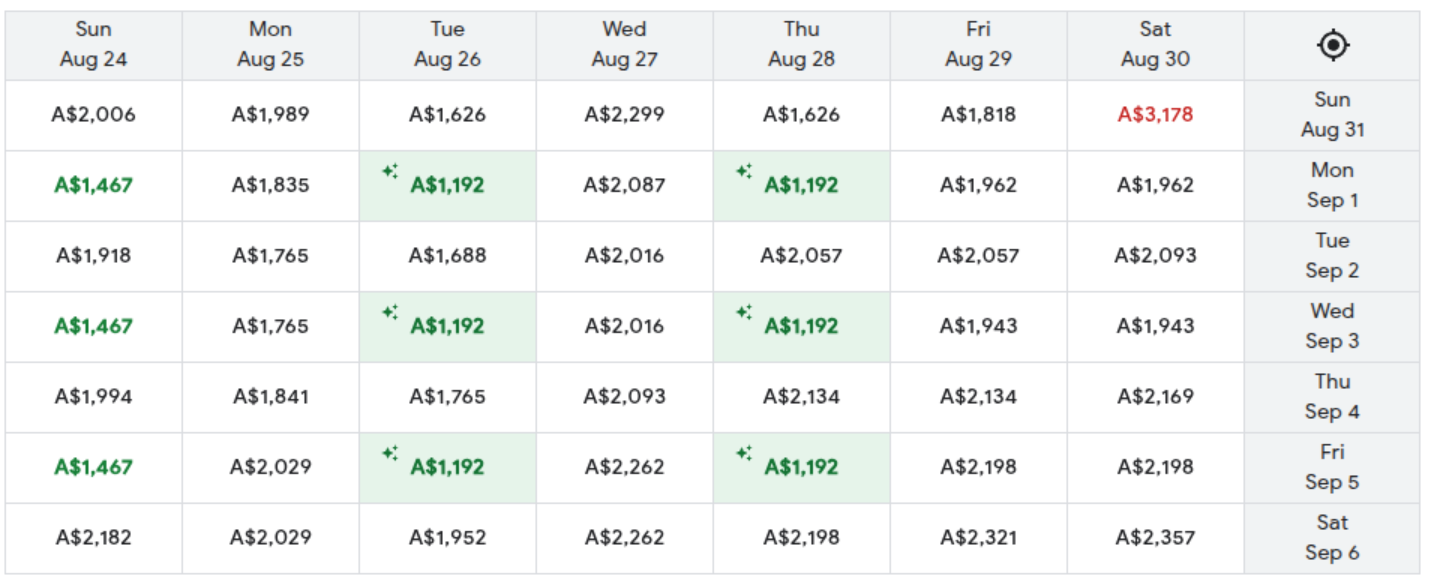
#> input picture input/raw/flight-2025-08-23 10-24-12.png, 1432 x 585 px
$ python -i image_processor.py   (imports and definitions only)
#> lines starting #> are read from the running program, lines starting #| are printed output that depends on the picture; after the words box and inside, x2 and y2 are one past the last pixel; in counts of white or black regions, pixels touching at a corner belong together
### flight_ocr/utils/cache.py
"""
Cache utilities for flight OCR processing.
"""

import os
import pickle
from pathlib import Path


# [46 lines left out: functions get_cache_file, get_raw_cache_file, not called in this run]


def get_processed_image_path(image_path, threshold):
    """
    Generate path for processed/preprocessed image files.

    Args:
        image_path (str or Path): Path to the original image file.
        threshold (int): Threshold value used for processing.

    Returns:
        str: Path to the processed image file.
    """
    project_root = Path(__file__).parent.parent.parent
    processed_dir = project_root / "data" / "cache" / "processed_images"
    processed_dir.mkdir(parents=True, exist_ok=True)

    image_path = Path(image_path)
    processed_file = processed_dir / f"{image_path.stem}_th{threshold}_processed{image_path.suffix}"
    return str(processed_file)


def get_raw_ocr_csv_path(image_path, threshold):
    """
    Generate path for raw OCR text CSV files.

    Args:
        image_path (str or Path): Path to the original image file.
        threshold (int): Threshold value used for processing.

    Returns:
        str: Path to the raw OCR CSV file.
    """
    project_root = Path(__file__).parent.parent.parent
    raw_ocr_dir = project_root / "data" / "cache" / "raw_ocr_text"
    raw_ocr_dir.mkdir(parents=True, exist_ok=True)

    image_stem = Path(image_path).stem
    csv_file = raw_ocr_dir / f"{image_stem}_th{threshold}_raw.csv"
    return str(csv_file)


# [29 lines left out: functions load_from_cache, save_to_cache, not called in this run]

### flight_ocr/core/image_processor.py
"""
Image preprocessing utilities for OCR processing.
"""

from pathlib import Path
from typing import Optional
from PIL import Image
import pytesseract
import csv
import os
# Import cache utilities
from ..utils.cache import get_processed_image_path, get_raw_ocr_csv_path
from ..utils.cleaning import clean_lines


class TesseractError(Exception):
    """Custom exception for Tesseract-related errors that can be safely serialized in multiprocessing."""

    def __init__(self, message: str):
        super().__init__(message)
        self.message = message


# [21 lines left out: function check_tesseract_installation, not called in this run]


def preprocess_image(image_path: Path, debug: bool = False, threshold: int = 180,
                    output_dir: Optional[Path] = None, no_cache: bool = False) -> Image.Image:
    """
    Preprocess the image: grayscale and fixed thresholding.

    Args:
        image_path: Path to the input image
        debug: Whether to save preprocessed image for debugging
        threshold: Threshold value for binarization
        output_dir: Directory to save preprocessed images (for debug)
        no_cache: If True, skip reading from cache but still save to cache

    Returns:
        PIL Image: Binarized PIL Image ready for OCR
    """
#> called with debug = False, threshold = 180, no_cache = False
    processed_path_str = get_processed_image_path(image_path, threshold)
    processed_path = Path(processed_path_str)
    # Check cache for preprocessed image first (unless cache read is disabled)
    if not no_cache:
        processed_path_str = get_processed_image_path(image_path, threshold)
        processed_path = Path(processed_path_str)
        if processed_path.exists():
            if debug:
                print(f"✅ Loaded preprocessed image from cache: {processed_path}")
            return Image.open(processed_path)

    # Process image
    img = Image.open(image_path)
#> img is the input picture: PIL image 1432x585 RGBA; mean R, G, B, A 241.4, 243.6, 242.8, 255
    img_gray = img.convert('L')
    img_bin = img_gray.point(lambda x: 255 if x > threshold else 0, mode='1')
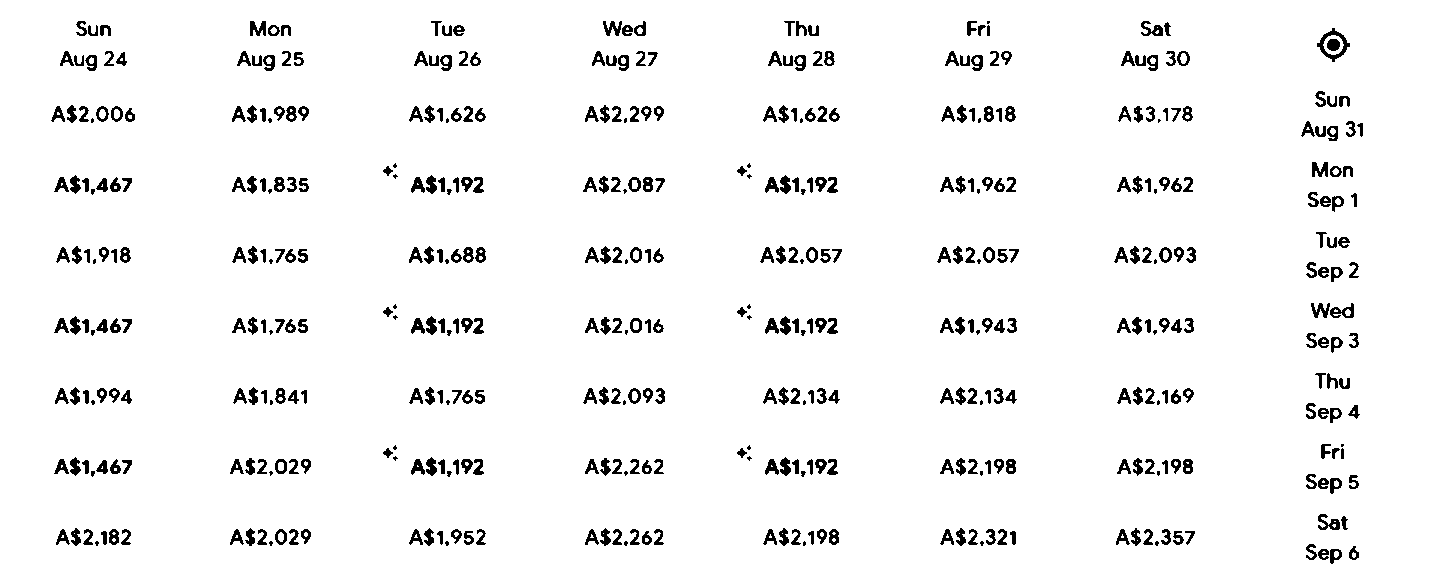
#> img_bin: PIL image 1432x585 1; 95.6% white; 468 black regions (57 under 20 px), largest, box (x1, y1, x2, y2) and area: (1317, 28, 1350, 62) 330, (1318, 514, 1340, 530) 184, (1330, 303, 1354, 318) 176

    # [6 lines of commented-out code are left out]
    img_bin.save(processed_path)
    if debug:
        print(f"💾 Saved preprocessed image to cache: {processed_path}")

    return img_bin


def run_ocr(img: Image.Image, image_path: Path, threshold: int,
           debug: bool = False, tess_config: Optional[str] = None) -> str:
    """
    Run Tesseract OCR on a PIL Image and automatically create CSV output for threshold analysis.

    Args:
        img: PIL Image to process
        image_path: Original image path (for CSV filename generation)
        threshold: Threshold value used (for CSV filename generation)
        debug: Whether to print debug information
        tess_config: Tesseract configuration string

    Returns:
        str: OCR extracted text

    Raises:
        TesseractError: If Tesseract is not accessible or encounters an error
    """
    if tess_config is None:
        tess_config = (r'-c tessedit_char_whitelist=A$0123456789,.abcdefghijklmnopqr'
                      r'stuvwxyzABCDEFGHIJKLMNOPQRSTUVWXYZ :/-–—\' --psm 6 --oem 3')

    try:
#> (the run stopped early here; a loop or call above may not have finished)

$ run again, on input/raw/flight-2025-08-23 11-27-32.png
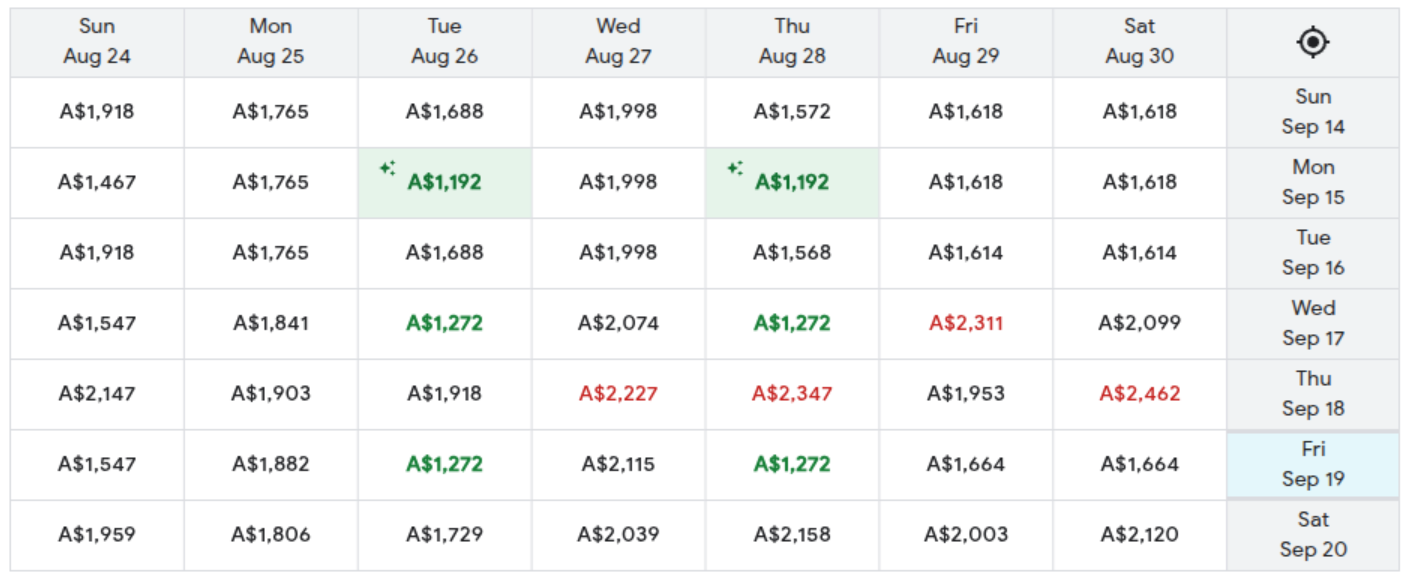
#> input picture input/raw/flight-2025-08-23 11-27-32.png, 1417 x 583 px
#> in preprocess_image, img is the input picture: PIL image 1417x583 RGBA; mean R, G, B, A 243, 244.1, 244, 255
#> in preprocess_image, `img_bin = img_gray.point(lambda x: 255 if x > threshold else 0, mode='..`:
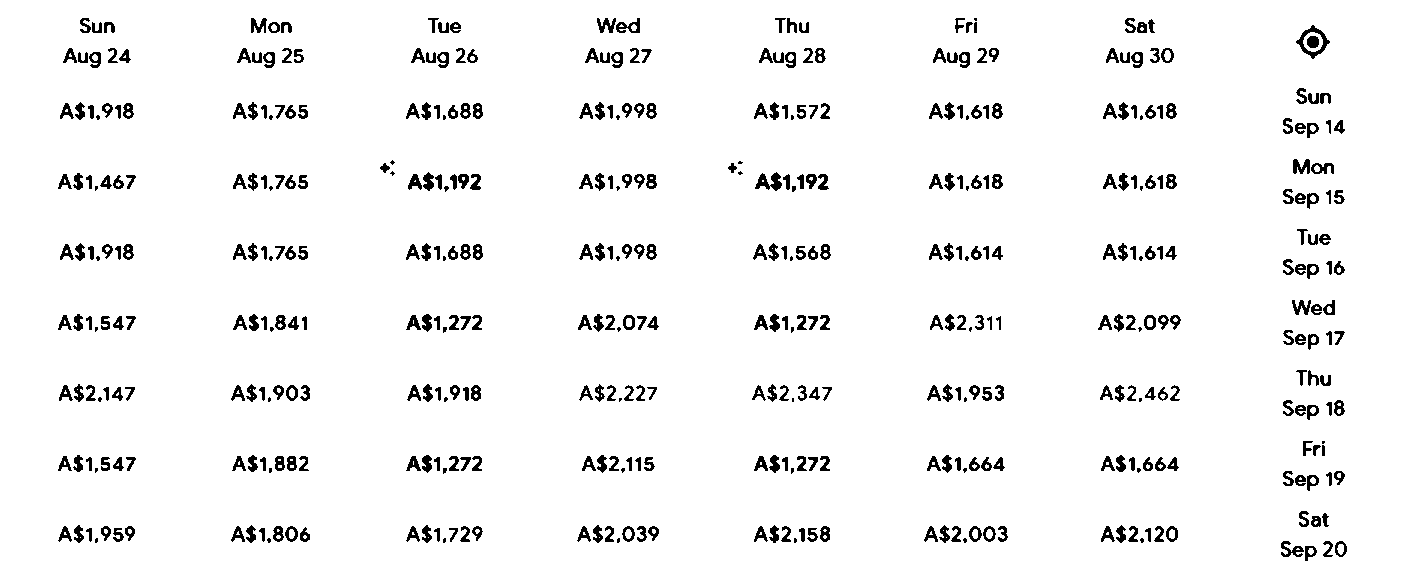
#> img_bin: PIL image 1417x583 1; 95.6% white; 461 black regions (54 under 20 px), largest, box (x1, y1, x2, y2) and area: (1296, 25, 1330, 59) 336, (755, 172, 782, 191) 265, (616, 18, 640, 33) 177

$ run again, on input/raw/flight-2025-08-23 11-28-01.png
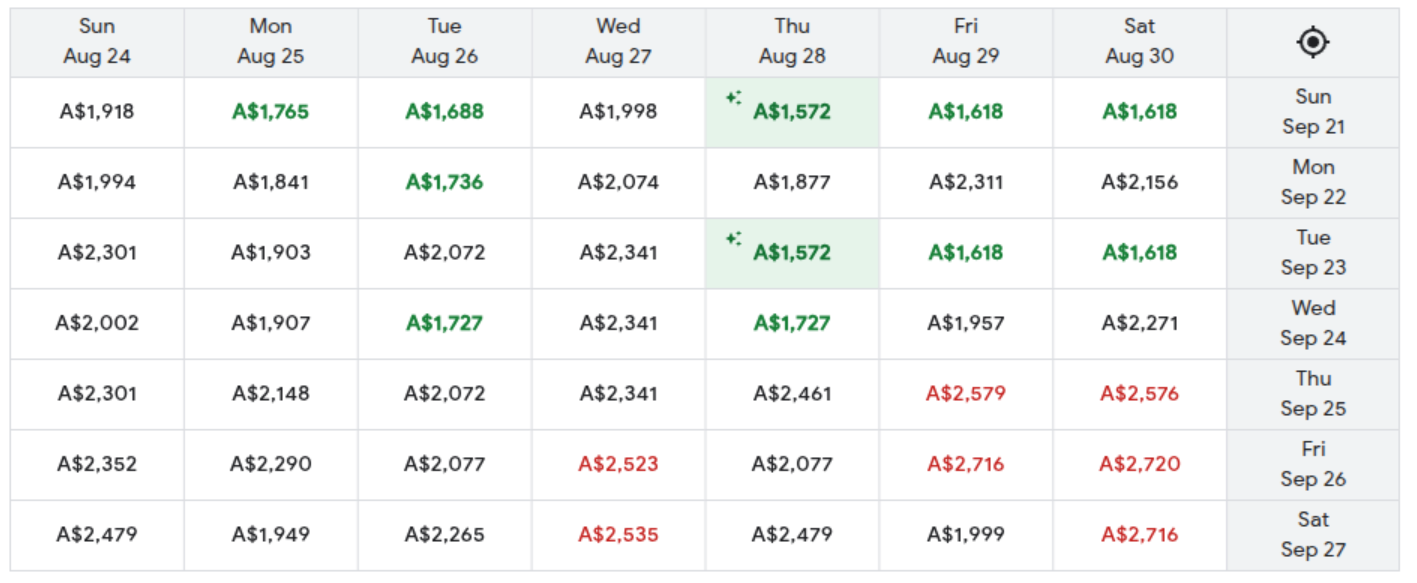
#> input picture input/raw/flight-2025-08-23 11-28-01.png, 1417 x 583 px
#> in preprocess_image, img is the input picture: PIL image 1417x583 RGBA; mean R, G, B, A 243.1, 244.2, 243.8, 255
#> in preprocess_image, `img_bin = img_gray.point(lambda x: 255 if x > threshold else 0, mode='..`:
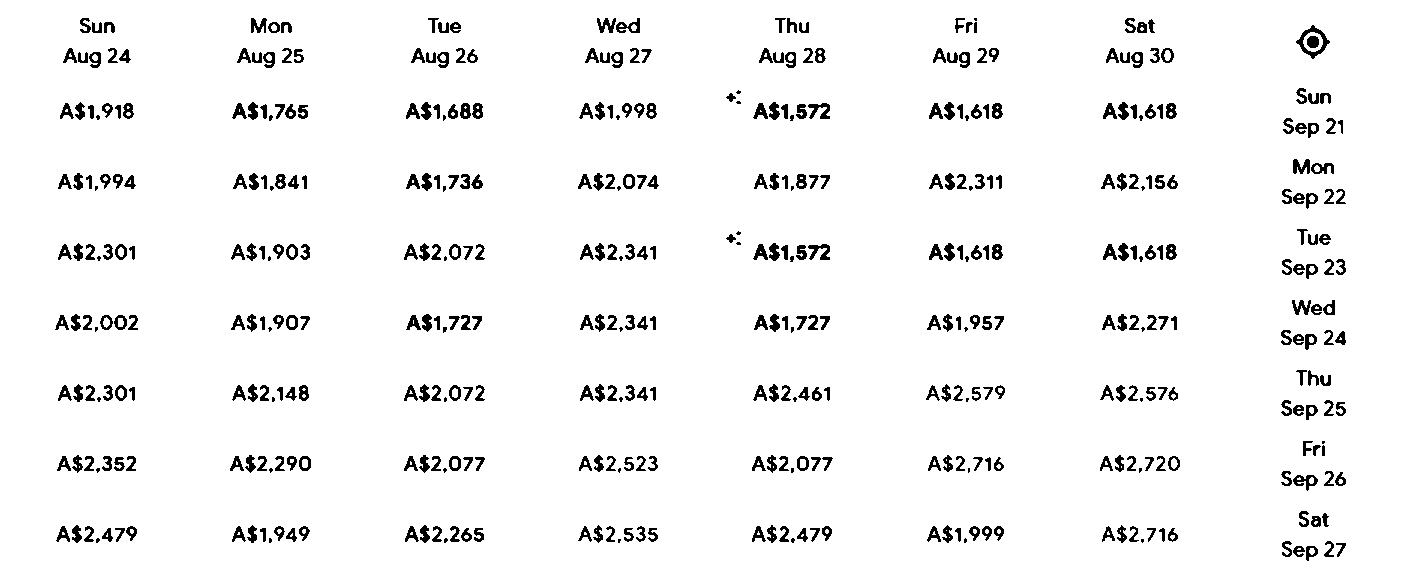
#> img_bin: PIL image 1417x583 1; 95.6% white; 460 black regions (53 under 20 px), largest, box (x1, y1, x2, y2) and area: (1296, 25, 1330, 59) 336, (808, 103, 830, 119) 192, (808, 244, 830, 260) 192
